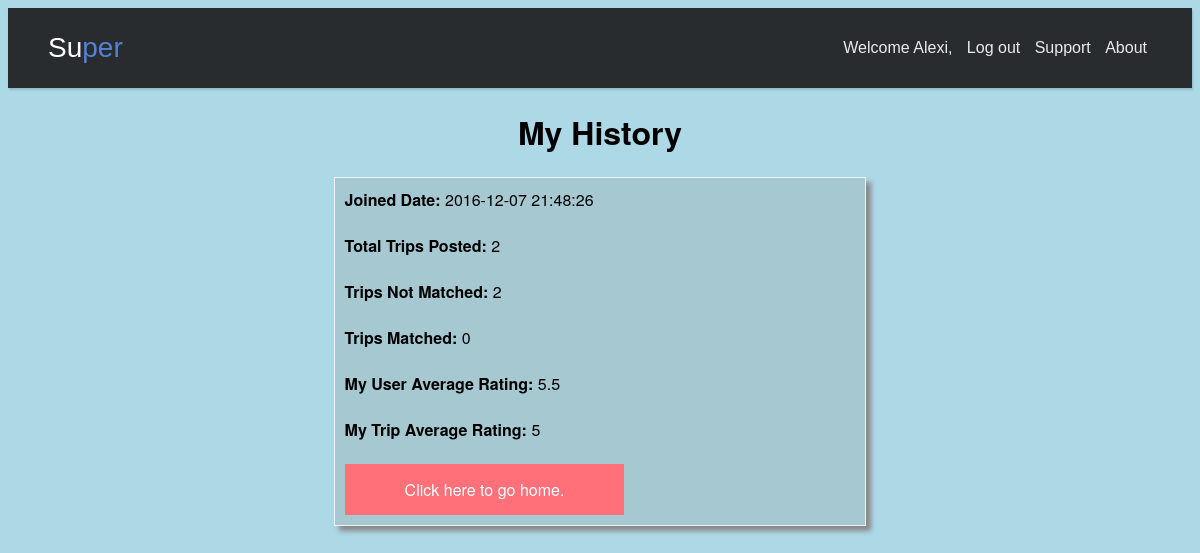
The app's page /view_Your_Stat.php (signed in), older data.
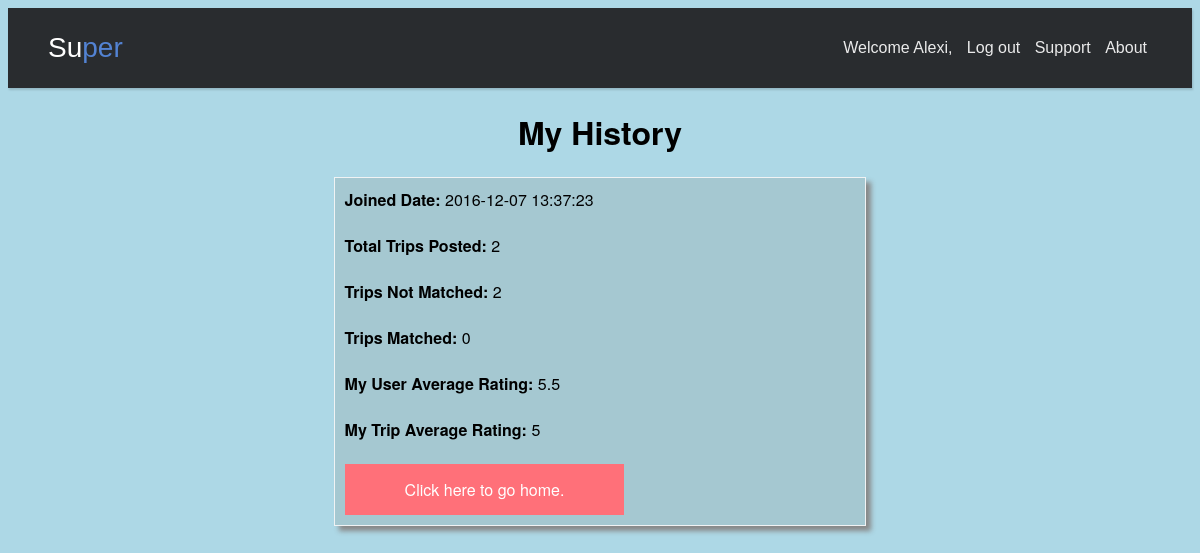
The same page, newer data.
### tables this page shows
CREATE TABLE memberDetails
(
  id int(11) NOT NULL AUTO_INCREMENT,
  address1 varchar(40) DEFAULT NULL,
  address2 varchar(40) DEFAULT NULL,
  city varchar(20) DEFAULT NULL,
  postalCode varchar(20) DEFAULT NULL,
  province varchar(20) DEFAULT NULL,
  license varchar(20) DEFAULT NULL,
  registerDate datetime NOT NULL DEFAULT CURRENT_TIMESTAMP,  
  PRIMARY KEY (id),
  FOREIGN KEY (id) REFERENCES member(MID)
    ON DELETE CASCADE
    ON UPDATE CASCADE
);

### view_Your_Stat.php (the view, shortened to what this page needs)
<?php
$servername = "vpc353_2.encs.concordia.ca";
$username = "vpc353_2";
$password = "A5DNm8";
$dbname = "vpc353_2";
$conn = new mysqli($servername, $username, $password, $dbname);
?>
<!DOCTYPE html>
<html>
<head>
</head>
<body>
<header class="header-basic">
    <link rel="stylesheet" type="text/css" href="assets/css/header.css">
    <link rel="stylesheet" type="text/css" href="assets/css/addPost.css"/>
    <link rel="stylesheet" type="text/css" href="assets/css/main.css"/>
    <div class="header-limiter">
        <h1><a href="index.php">Su<span>per</span></a></h1>
        <nav>
            <?php
            if(isset($_SESSION['user'])){
                echo"
                                <a>Welcome ".$_SESSION['userName'].
                    ", </a>
                                <a href=\"logout.php?logout=true\">Log out</a>
                            ";
            }else{
                echo"
                                <a href=\"login.php\">Log in</a>
                            ";
            }
            $user = $_SESSION['user'];
            ?>
            <a href="#">Support</a>
            <a href="#">About</a>
        </nav>
    </div>
</header>
<div class="match" style="text-align: center">
    <p class="success" style="text-align: center">
    <h1>My History</h1>
    <?php
    echo"<div class='serviceContent'>";
    $result = $conn->query("SELECT registerDate FROM memberDetails
                            Where id = '$user'              ");
    if ($result->num_rows > 0) {
        while($row = $result->fetch_assoc()) {
            $date =  $row["registerDate"];
            echo '<b>Joined Date: </b>'. $date."<br>"."<br>";
        }
    } else {
        echo "0 results";
    }
    $result = $conn->query("SELECT COUNT(*) FROM trip where authorID = '$user'");
    $row = $result->fetch_row();
    echo '<b>Total Trips Posted: </b>'. $row[0]."<br>"."<br>";
    $result = $conn->query("SELECT COUNT(*) FROM trip where authorID = '$user' AND matchedID IS Null");
    $row = $result->fetch_row();
    echo '<b>Trips Not Matched: </b>'. $row[0]."<br>"."<br>";
    $result = $conn->query("SELECT COUNT(*) FROM trip where authorID = '$user' AND matchedID IS NOT Null");
    $row = $result->fetch_row();
    echo '<b>Trips Matched: </b>'. $row[0]."<br>"."<br>";
    $result = $conn->query("SELECT avg(stars) FROM driverreview where driverID = '$user'");
    $row = $result->fetch_row();
    echo '<b>My User Average Rating: </b>'. $row[0]."<br>"."<br>";
    $result = $conn->query("SELECT avg(stars) FROM tripreview, trip t
                            where t.authorID = '$user'
                            AND t.TID = reviewTrip");
    $row = $result->fetch_row();
    echo '<b>My Trip Average Rating: </b>'. $row[0]."<br>"."<br>";
    echo '<a href="index.php">Click here to go home.</a>';
    echo '</div>';
    ?>
    </p>
</div>
</body>
</html>

### assets/css/header.css (style rules this page uses)
.header-basic { background-color: #292c2f; box-shadow: 1px 2px 2px rgba(0, 0, 0, 0.15); padding: 20px 40px; height: 80px; box-sizing: border-box; }
.header-basic .header-limiter { max-width: 1200px; text-align: center; margin: 0 auto; }
.header-basic .header-limiter h1 { float: left; font: normal 28px Cookie, Arial, Helvetica, sans-serif; line-height: 40px; margin: 0; }
.header-basic .header-limiter h1 span { color: #5383d3; }
.header-basic .header-limiter a { color: #ffffff; text-decoration: none; }
.header-basic .header-limiter nav { font:16px Arial, Helvetica, sans-serif; line-height: 40px; float: right; }
.header-basic .header-limiter nav a { display: inline-block; padding: 0 5px; text-decoration:none; color: #ffffff; font-size: 16px; opacity: 0.9; }

### assets/css/addPost.css (style rules this page uses)
body { background-color: lightblue; font-family: 'Exo 2', "Helvetica Neue",Helvetica,Arial,sans-serif; }

### assets/css/main.css (style rules this page uses)
.match { width: 45%; position: relative; margin: auto; }
.match .serviceContent { width:auto; padding: 10px; text-align: left; border: 1px solid #f0f3f4; }
.serviceContent { background: rgba(145, 156, 152, 0.27); box-shadow: 5px 5px 5px #888888; }
.match a { background-color: #ff7079; color: white; width: 45%; padding: 14px 25px; text-align: center; text-decoration: none; display: inline-block; }

Row changes from the older to the newer data that the page shows:
changed memberdetails: registerDate "2016-12-07 21:48:26" → "2016-12-07 13:37:23"
